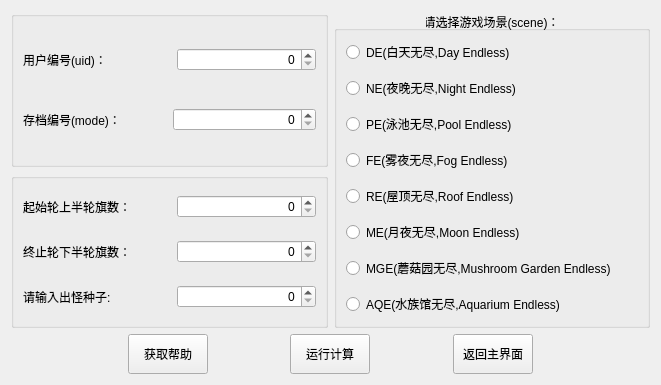
<?xml version="1.0" encoding="UTF-8"?>
<ui version="4.0">
 <class>mode1Window</class>
 <widget class="QWidget" name="mode1Window">
  <property name="windowModality">
   <enum>Qt::ApplicationModal</enum>
  </property>
  <property name="geometry">
   <rect>
    <x>0</x>
    <y>0</y>
    <width>661</width>
    <height>336</height>
   </rect>
  </property>
  <property name="sizePolicy">
   <sizepolicy hsizetype="Preferred" vsizetype="Preferred">
    <horstretch>0</horstretch>
    <verstretch>0</verstretch>
   </sizepolicy>
  </property>
  <property name="minimumSize">
   <size>
    <width>0</width>
    <height>0</height>
   </size>
  </property>
  <property name="windowTitle">
   <string>模式1</string>
  </property>
  <layout class="QHBoxLayout" name="horizontalLayout_7">
   <item>
    <layout class="QVBoxLayout" name="verticalLayout_5">
     <item>
      <layout class="QHBoxLayout" name="horizontalLayout_6">
       <item>
        <layout class="QVBoxLayout" name="verticalLayout_4">
         <item>
          <widget class="QGroupBox" name="groupBox">
           <property name="title">
            <string/>
           </property>
           <property name="alignment">
            <set>Qt::AlignCenter</set>
           </property>
           <property name="flat">
            <bool>false</bool>
           </property>
           <layout class="QVBoxLayout" name="verticalLayout">
            <property name="spacing">
             <number>15</number>
            </property>
            <property name="leftMargin">
             <number>9</number>
            </property>
            <property name="rightMargin">
             <number>9</number>
            </property>
            <property name="bottomMargin">
             <number>9</number>
            </property>
            <item>
             <layout class="QHBoxLayout" name="horizontalLayout">
              <item>
               <widget class="QLabel" name="uid">
                <property name="text">
                 <string>用户编号(uid)：</string>
                </property>
               </widget>
              </item>
              <item>
               <widget class="QSpinBox" name="uid_Input">
                <property name="wrapping">
                 <bool>false</bool>
                </property>
                <property name="frame">
                 <bool>true</bool>
                </property>
                <property name="alignment">
                 <set>Qt::AlignRight|Qt::AlignTrailing|Qt::AlignVCenter</set>
                </property>
                <property name="maximum">
                 <number>2147483646</number>
                </property>
                <property name="displayIntegerBase">
                 <number>10</number>
                </property>
               </widget>
              </item>
             </layout>
            </item>
            <item>
             <layout class="QHBoxLayout" name="horizontalLayout_2">
              <property name="spacing">
               <number>6</number>
              </property>
              <item>
               <widget class="QLabel" name="mode">
                <property name="text">
                 <string>存档编号(mode)：</string>
                </property>
               </widget>
              </item>
              <item>
               <widget class="QSpinBox" name="mode_Input">
                <property name="alignment">
                 <set>Qt::AlignRight|Qt::AlignTrailing|Qt::AlignVCenter</set>
                </property>
                <property name="maximum">
                 <number>2147483646</number>
                </property>
                <property name="displayIntegerBase">
                 <number>10</number>
                </property>
               </widget>
              </item>
             </layout>
            </item>
           </layout>
          </widget>
         </item>
         <item>
          <widget class="QGroupBox" name="groupBox_3">
           <property name="title">
            <string/>
           </property>
           <property name="alignment">
            <set>Qt::AlignCenter</set>
           </property>
           <property name="flat">
            <bool>false</bool>
           </property>
           <layout class="QVBoxLayout" name="verticalLayout_3">
            <property name="spacing">
             <number>15</number>
            </property>
            <item>
             <layout class="QHBoxLayout" name="horizontalLayout_3">
              <item>
               <widget class="QLabel" name="startFlag">
                <property name="text">
                 <string>起始轮上半轮旗数：</string>
                </property>
               </widget>
              </item>
              <item>
               <widget class="QSpinBox" name="startFlag_Input">
                <property name="alignment">
                 <set>Qt::AlignRight|Qt::AlignTrailing|Qt::AlignVCenter</set>
                </property>
                <property name="maximum">
                 <number>2147483646</number>
                </property>
                <property name="displayIntegerBase">
                 <number>10</number>
                </property>
               </widget>
              </item>
             </layout>
            </item>
            <item>
             <layout class="QHBoxLayout" name="horizontalLayout_4">
              <item>
               <widget class="QLabel" name="endFlag">
                <property name="text">
                 <string>终止轮下半轮旗数：</string>
                </property>
               </widget>
              </item>
              <item>
               <widget class="QSpinBox" name="endFlag_Input">
                <property name="alignment">
                 <set>Qt::AlignRight|Qt::AlignTrailing|Qt::AlignVCenter</set>
                </property>
                <property name="maximum">
                 <number>2147483646</number>
                </property>
                <property name="displayIntegerBase">
                 <number>10</number>
                </property>
               </widget>
              </item>
             </layout>
            </item>
            <item>
             <layout class="QHBoxLayout" name="horizontalLayout_5">
              <item>
               <widget class="QLabel" name="seed">
                <property name="text">
                 <string>请输入出怪种子:</string>
                </property>
               </widget>
              </item>
              <item>
               <widget class="QSpinBox" name="seed_Input">
                <property name="alignment">
                 <set>Qt::AlignRight|Qt::AlignTrailing|Qt::AlignVCenter</set>
                </property>
                <property name="maximum">
                 <number>2147483646</number>
                </property>
                <property name="displayIntegerBase">
                 <number>16</number>
                </property>
               </widget>
              </item>
             </layout>
            </item>
           </layout>
          </widget>
         </item>
        </layout>
       </item>
       <item>
        <widget class="QGroupBox" name="groupBox_2">
         <property name="sizePolicy">
          <sizepolicy hsizetype="Preferred" vsizetype="Preferred">
           <horstretch>0</horstretch>
           <verstretch>0</verstretch>
          </sizepolicy>
         </property>
         <property name="title">
          <string>请选择游戏场景(scene)：</string>
         </property>
         <property name="alignment">
          <set>Qt::AlignCenter</set>
         </property>
         <layout class="QVBoxLayout" name="verticalLayout_2">
          <property name="spacing">
           <number>12</number>
          </property>
          <item>
           <widget class="QRadioButton" name="day_rBtn">
            <property name="text">
             <string>DE(白天无尽,Day Endless)</string>
            </property>
            <attribute name="buttonGroup">
             <string notr="true">sceneGroup</string>
            </attribute>
           </widget>
          </item>
          <item>
           <widget class="QRadioButton" name="night_rBtn">
            <property name="text">
             <string>NE(夜晚无尽,Night Endless)</string>
            </property>
            <attribute name="buttonGroup">
             <string notr="true">sceneGroup</string>
            </attribute>
           </widget>
          </item>
          <item>
           <widget class="QRadioButton" name="pool_rBtn">
            <property name="text">
             <string>PE(泳池无尽,Pool Endless)</string>
            </property>
            <attribute name="buttonGroup">
             <string notr="true">sceneGroup</string>
            </attribute>
           </widget>
          </item>
          <item>
           <widget class="QRadioButton" name="fog_rBtn">
            <property name="text">
             <string>FE(雾夜无尽,Fog Endless)</string>
            </property>
            <attribute name="buttonGroup">
             <string notr="true">sceneGroup</string>
            </attribute>
           </widget>
          </item>
          <item>
           <widget class="QRadioButton" name="roof_rBtn">
            <property name="text">
             <string>RE(屋顶无尽,Roof Endless)</string>
            </property>
            <attribute name="buttonGroup">
             <string notr="true">sceneGroup</string>
            </attribute>
           </widget>
          </item>
          <item>
           <widget class="QRadioButton" name="moon_rBtn">
            <property name="text">
             <string>ME(月夜无尽,Moon Endless)</string>
            </property>
            <attribute name="buttonGroup">
             <string notr="true">sceneGroup</string>
            </attribute>
           </widget>
          </item>
          <item>
           <widget class="QRadioButton" name="mushroom_rBtn">
            <property name="text">
             <string>MGE(蘑菇园无尽,Mushroom Garden Endless)</string>
            </property>
            <attribute name="buttonGroup">
             <string notr="true">sceneGroup</string>
            </attribute>
           </widget>
          </item>
          <item>
           <widget class="QRadioButton" name="aquarium_rBtn">
            <property name="text">
             <string>AQE(水族馆无尽,Aquarium Endless)</string>
            </property>
            <attribute name="buttonGroup">
             <string notr="true">sceneGroup</string>
            </attribute>
           </widget>
          </item>
         </layout>
        </widget>
       </item>
      </layout>
     </item>
     <item>
      <layout class="QHBoxLayout" name="horizontalLayout_8">
       <property name="spacing">
        <number>6</number>
       </property>
       <item>
        <spacer name="horizontalSpacer_3">
         <property name="orientation">
          <enum>Qt::Horizontal</enum>
         </property>
         <property name="sizeType">
          <enum>QSizePolicy::Preferred</enum>
         </property>
         <property name="sizeHint" stdset="0">
          <size>
           <width>120</width>
           <height>20</height>
          </size>
         </property>
        </spacer>
       </item>
       <item>
        <widget class="QPushButton" name="help_btn">
         <property name="sizePolicy">
          <sizepolicy hsizetype="Expanding" vsizetype="Maximum">
           <horstretch>0</horstretch>
           <verstretch>2</verstretch>
          </sizepolicy>
         </property>
         <property name="minimumSize">
          <size>
           <width>0</width>
           <height>40</height>
          </size>
         </property>
         <property name="text">
          <string>获取帮助</string>
         </property>
        </widget>
       </item>
       <item>
        <spacer name="horizontalSpacer">
         <property name="orientation">
          <enum>Qt::Horizontal</enum>
         </property>
         <property name="sizeType">
          <enum>QSizePolicy::Preferred</enum>
         </property>
         <property name="sizeHint" stdset="0">
          <size>
           <width>80</width>
           <height>20</height>
          </size>
         </property>
        </spacer>
       </item>
       <item>
        <widget class="QPushButton" name="calc_btn">
         <property name="sizePolicy">
          <sizepolicy hsizetype="Expanding" vsizetype="Maximum">
           <horstretch>0</horstretch>
           <verstretch>2</verstretch>
          </sizepolicy>
         </property>
         <property name="minimumSize">
          <size>
           <width>0</width>
           <height>40</height>
          </size>
         </property>
         <property name="text">
          <string>运行计算</string>
         </property>
        </widget>
       </item>
       <item>
        <spacer name="horizontalSpacer_2">
         <property name="orientation">
          <enum>Qt::Horizontal</enum>
         </property>
         <property name="sizeType">
          <enum>QSizePolicy::Preferred</enum>
         </property>
         <property name="sizeHint" stdset="0">
          <size>
           <width>80</width>
           <height>20</height>
          </size>
         </property>
        </spacer>
       </item>
       <item>
        <widget class="QPushButton" name="return_btn">
         <property name="sizePolicy">
          <sizepolicy hsizetype="Expanding" vsizetype="Maximum">
           <horstretch>0</horstretch>
           <verstretch>0</verstretch>
          </sizepolicy>
         </property>
         <property name="minimumSize">
          <size>
           <width>0</width>
           <height>40</height>
          </size>
         </property>
         <property name="text">
          <string>返回主界面</string>
         </property>
        </widget>
       </item>
       <item>
        <spacer name="horizontalSpacer_4">
         <property name="orientation">
          <enum>Qt::Horizontal</enum>
         </property>
         <property name="sizeType">
          <enum>QSizePolicy::Preferred</enum>
         </property>
         <property name="sizeHint" stdset="0">
          <size>
           <width>120</width>
           <height>20</height>
          </size>
         </property>
        </spacer>
       </item>
      </layout>
     </item>
    </layout>
   </item>
  </layout>
 </widget>
 <resources/>
 <connections/>
 <buttongroups>
  <buttongroup name="sceneGroup"/>
 </buttongroups>
</ui>
